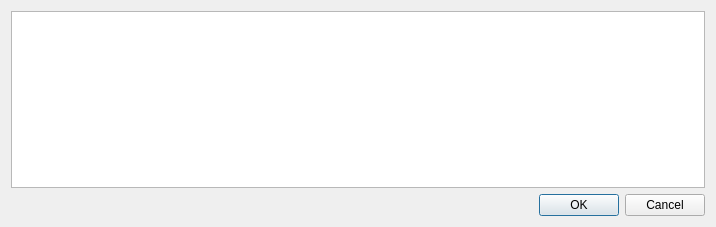
<?xml version="1.0" encoding="UTF-8"?>
<ui version="4.0">
 <class>SwingUpdateTask</class>
 <widget class="QDialog" name="SwingUpdateTask">
  <property name="geometry">
   <rect>
    <x>0</x>
    <y>0</y>
    <width>716</width>
    <height>227</height>
   </rect>
  </property>
  <property name="windowTitle">
   <string>Dialog</string>
  </property>
  <layout class="QVBoxLayout" name="verticalLayout_2">
   <item>
    <widget class="QTableView" name="tableView"/>
   </item>
   <item>
    <layout class="QHBoxLayout" name="horizontalLayout">
     <item>
      <spacer name="horizontalSpacer">
       <property name="orientation">
        <enum>Qt::Horizontal</enum>
       </property>
       <property name="sizeHint" stdset="0">
        <size>
         <width>40</width>
         <height>20</height>
        </size>
       </property>
      </spacer>
     </item>
     <item>
      <widget class="QPushButton" name="pushButtonOk">
       <property name="text">
        <string>OK</string>
       </property>
      </widget>
     </item>
     <item>
      <widget class="QPushButton" name="pushButtonCancel">
       <property name="text">
        <string>Cancel</string>
       </property>
      </widget>
     </item>
    </layout>
   </item>
  </layout>
 </widget>
 <resources/>
 <connections/>
</ui>
